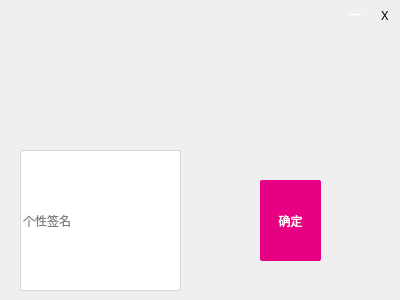
<?xml version="1.0" encoding="UTF-8"?>
<ui version="4.0">
 <class>Register2</class>
 <widget class="QWidget" name="Register2">
  <property name="geometry">
   <rect>
    <x>0</x>
    <y>0</y>
    <width>400</width>
    <height>300</height>
   </rect>
  </property>
  <property name="windowTitle">
   <string>Form</string>
  </property>
  <widget class="QLabel" name="label">
   <property name="geometry">
    <rect>
     <x>0</x>
     <y>0</y>
     <width>400</width>
     <height>145</height>
    </rect>
   </property>
   <property name="text">
    <string/>
   </property>
   <property name="textInteractionFlags">
    <set>Qt::TextSelectableByMouse</set>
   </property>
  </widget>
  <widget class="QLabel" name="label_2">
   <property name="geometry">
    <rect>
     <x>340</x>
     <y>0</y>
     <width>30</width>
     <height>30</height>
    </rect>
   </property>
   <property name="font">
    <font>
     <family>微软雅黑</family>
    </font>
   </property>
   <property name="styleSheet">
    <string notr="true">QLabel{
   color:white;
}
QLabel:hover{
   background-color:rgb(255,255,255,50%);
}</string>
   </property>
   <property name="text">
    <string>一</string>
   </property>
   <property name="alignment">
    <set>Qt::AlignCenter</set>
   </property>
  </widget>
  <widget class="QLabel" name="label_3">
   <property name="geometry">
    <rect>
     <x>370</x>
     <y>0</y>
     <width>30</width>
     <height>30</height>
    </rect>
   </property>
   <property name="font">
    <font>
     <family>微软雅黑</family>
    </font>
   </property>
   <property name="styleSheet">
    <string notr="true">:hover{
   background-color:red;
}

</string>
   </property>
   <property name="text">
    <string>X</string>
   </property>
   <property name="alignment">
    <set>Qt::AlignCenter</set>
   </property>
  </widget>
  <widget class="QLineEdit" name="lineEdit">
   <property name="geometry">
    <rect>
     <x>20</x>
     <y>150</y>
     <width>161</width>
     <height>141</height>
    </rect>
   </property>
   <property name="font">
    <font>
     <family>微软雅黑</family>
    </font>
   </property>
   <property name="styleSheet">
    <string notr="true">QLineEdit{
  border:1px solid rgb(219, 211, 222);
  border-radius:2px;
}
QLineEdit:focus{
  border:1px solid rgb(78, 125, 255);
  border-radius:2px;
}</string>
   </property>
   <property name="text">
    <string/>
   </property>
   <property name="placeholderText">
    <string>个性签名</string>
   </property>
  </widget>
  <widget class="QPushButton" name="pushButton">
   <property name="geometry">
    <rect>
     <x>260</x>
     <y>180</y>
     <width>61</width>
     <height>81</height>
    </rect>
   </property>
   <property name="font">
    <font>
     <family>微软雅黑</family>
    </font>
   </property>
   <property name="cursor">
    <cursorShape>PointingHandCursor</cursorShape>
   </property>
   <property name="styleSheet">
    <string notr="true">QPushButton{
  background-color:rgb(231,0,132);
color:white;
border-radius:2px;
}
QPushButton:hover{
  background-color:rgb(231,0,132,70%);
}</string>
   </property>
   <property name="text">
    <string>确定</string>
   </property>
  </widget>
 </widget>
 <resources/>
 <connections/>
</ui>
